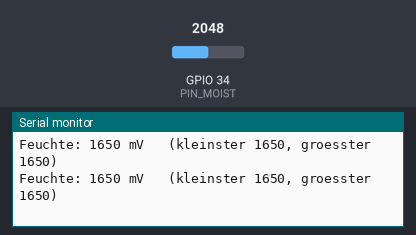
The sketch below on a simulated ESP32. Parts: the last lines printed to the serial monitor. The inputs (shaded band) are chosen by the test bench; at power-on: GPIO 34 (PIN_MOIST) = 2048.

Above: at 1.5 s.
1.6 s: GPIO 34 (PIN_MOIST) set to 1304
At 2.3 s:
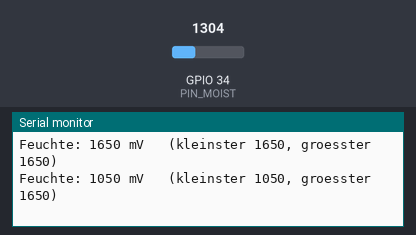
3.1 s: GPIO 34 (PIN_MOIST) set to 1179
At 3.8 s:
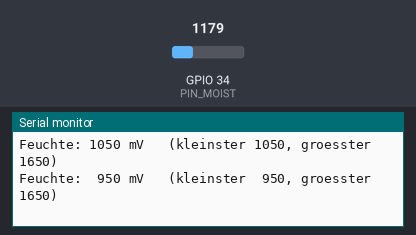
9.4 s: GPIO 34 (PIN_MOIST) set to 10
At 9.9 s:
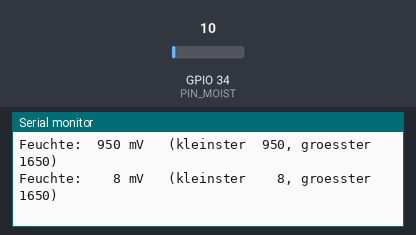
10.9 s: GPIO 34 (PIN_MOIST) set to 14
At 11.4 s:
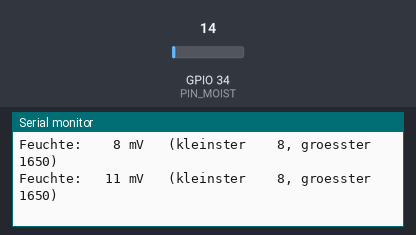

Measured:
- the behaviour switches between 1241 and 1240 on GPIO 34 (PIN_MOIST) (found by bisection; images 1 and 2)
- the behaviour switches between 12 and 13 on GPIO 34 (PIN_MOIST) (found by bisection; images 3 and 4)
- after the input at 1.6 s, the serial monitor: prints a new line after 0.25 s (image 1)
- after the input at 3.1 s, the serial monitor: prints a new line after 0.28 s (image 2)
- after the input at 9.4 s, the serial monitor: prints a new line after 0.10 s (image 3)
- after the input at 10.9 s, the serial monitor: prints a new line after 0.13 s (image 4)

The sketch:

t04_moisture.ino
```cpp
/*
  SeedStick test 04: capacitive soil moisture sensor v2.0 (analogue)
  -------------------------------------------------------------------
  Reads GPIO 34 (ADC1) as millivolts, averages 32 samples and prints the value twice per second together
  with the lowest and highest value since the start.

  Wiring: sensor VCC -> red rail (3.3 V), GND -> blue rail, AOUT -> hole 7b (row 7, bridge B3 to GPIO 34);
  100 nF (C1) from hole 7a to the blue rail.
  Do this: hold the sensor in the air (dry), then put it into a glass of water up to the line on the board.
  The value must change clearly (typically by more than 800 mV); dry gives the HIGHER value.
  If it hardly changes, the sensor board is probably faulty ; swap it.
  Write both values down: they are the start values for the calibration in the firmware.
*/
const int PIN_MOIST = 34;
const int SAMPLES = 32;

uint32_t readMilliVolts() {
  uint32_t sum = 0;
  for (int i = 0; i < SAMPLES; i++) {
    sum += analogReadMilliVolts(PIN_MOIST);
    delayMicroseconds(200);
  }
  return sum / SAMPLES;
}

void setup() {
  Serial.begin(115200);
  delay(300);
  Serial.println("\n=== Test 04: Feuchtesensor ===");
  Serial.println("Erst in der Luft halten, dann ins Wasser (nur bis zur Linie auf der Platine).");
}

void loop() {
  static uint32_t lo = UINT32_MAX, hi = 0;
  uint32_t mv = readMilliVolts();
  lo = min(lo, mv);
  hi = max(hi, mv);
  Serial.printf("Feuchte: %4lu mV   (kleinster %4lu, groesster %4lu)\n",
                (unsigned long)mv, (unsigned long)lo, (unsigned long)hi);
  delay(500);
}
```
